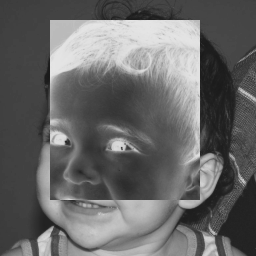
//> input picture negativo da imagem.png, 256 x 256 px, given in place of the camera
$ ./equalize   (built with g++ and OpenCV 4)
//> lines starting //> are read from the running program, lines starting //| are printed output that depends on the picture; after the words box and inside, x2 and y2 are one past the last pixel; in counts of white or black regions, pixels touching at a corner belong together
#include <iostream>
#include <opencv2/opencv.hpp>

using namespace cv;
using namespace std;

int main(int argc, char** argv){
  Mat image, escalacinza, escalacinzaeq, histCinza, histCinzaeq;
  int width, height;
  VideoCapture cap;
  int nbins = 64;
  float range[] = {0, 255};
  const float *histrange = { range };
  bool uniform = true;
  bool acummulate = false;
  int key;

	cap.open(0);
  if(!cap.isOpened()){ cout << "cameras indisponiveis"; return -1; }

  cap.set(CAP_PROP_FRAME_WIDTH, 640);
  cap.set(CAP_PROP_FRAME_HEIGHT, 480);
  width = cap.get(CAP_PROP_FRAME_WIDTH);
  height = cap.get(CAP_PROP_FRAME_HEIGHT);

  cout << "largura = " << width << endl;
  cout << "altura  = " << height << endl;

  int histw = nbins, histh = nbins/2;
  Mat histImgCinza(histh, histw, CV_8UC1, Scalar(0));
  Mat histImgCinzaEq(histh, histw, CV_8UC1, Scalar(0));

  while(1){
    cap >> image;
//> image is the input picture: 256 rows x 256 cols, CV_8UC3; min 26, max 229, mean 103.5
    cvtColor(image,escalacinza, COLOR_RGB2GRAY);

    //Equalização
    equalizeHist(escalacinza, escalacinzaeq);
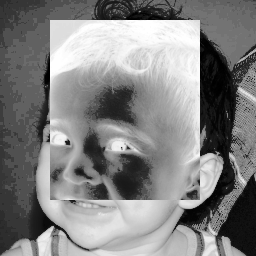
//> escalacinzaeq: 256 rows x 256 cols, CV_8UC1; min 0, max 255, mean 129.7

    calcHist(&escalacinza, 1, 0, Mat(), histCinza, 1, &nbins, &histrange, uniform, acummulate);
//> histCinza = 64 values, max 10746 at index 16, min 0 at index 0, mean 1024
    calcHist(&escalacinzaeq, 1, 0, Mat(), histCinzaeq, 1, &nbins, &histrange, uniform, acummulate);
//> histCinzaeq = 64 values, max 5401 at index 20, min 0 at index 12, mean 1018.1

    normalize(histCinza, histCinza, 0, histImgCinza.rows, NORM_MINMAX, -1, Mat());
//> histCinza = 64 values, max 32 at index 16, min 0 at index 0, mean 3.05
    normalize(histCinzaeq, histCinzaeq, 0, histImgCinzaEq.rows, NORM_MINMAX, -1, Mat());
//> histCinzaeq = 64 values, max 32 at index 20, min 0 at index 12, mean 6.03

    histImgCinza.setTo(Scalar(0));
    histImgCinzaEq.setTo(Scalar(0));

    for(int i=0; i<nbins; i++){
      line(histImgCinza, Point(i, histh), Point(i, histh-cvRound(histCinza.at<float>(i))), Scalar(255, 255, 255), 1, 8, 0);
      line(histImgCinzaEq, Point(i, histh), Point(i, histh-cvRound(histCinzaeq.at<float>(i))), Scalar(255, 255, 255), 1, 8, 0);
    }
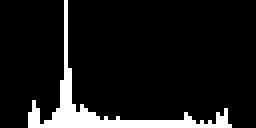
//> histImgCinza: 32 rows x 64 cols, CV_8UC1 (shown 4 times larger); 9.5% white; 1 white region, box (x1, y1, x2, y2) and area: (7, 0, 58, 32) 194
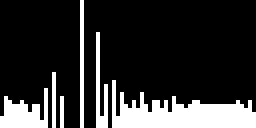
//> histImgCinzaEq: 32 rows x 64 cols, CV_8UC1 (shown 4 times larger); 18.9% white; 6 white regions (2 under 20 px), largest, box (x1, y1, x2, y2) and area: (28, 20, 64, 32) 224, (0, 22, 12, 32) 71, (24, 8, 27, 32) 38, (20, 0, 21, 32) 32

    histImgCinza.copyTo(escalacinza(Rect(0, 0, nbins, histh)));
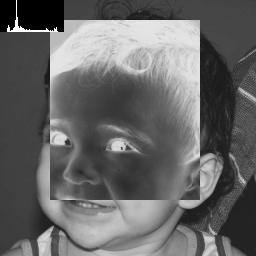
//> escalacinza: 256 rows x 256 cols, CV_8UC1; min 0, max 255, mean 101.9
    histImgCinzaEq.copyTo(escalacinzaeq(Rect(0, 0, nbins, histh)));
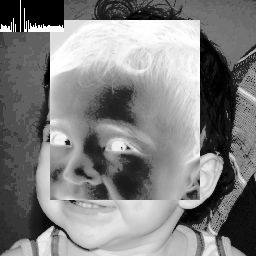
//> escalacinzaeq: 256 rows x 256 cols, CV_8UC1; 3.12% of pixels changed, all inside (x1, y1, x2, y2) = (0, 0, 64, 32)

    imshow("image", escalacinza);
    imshow("imagem escala de cinza", escalacinzaeq);
    key = waitKey(30);
//> the Esc key is pressed
    if(key == 27) break;
    if(key == 32) { imwrite("Imagem em cinza.png", escalacinza); imwrite("Equalizada.png", escalacinzaeq);break;}
  }
  return 0;
}

$ run again, on biel.png
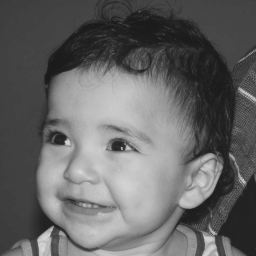
//> input picture biel.png, 256 x 256 px, given in place of the camera
//> image is the input picture: 256 rows x 256 cols, CV_8UC3; min 26, max 219, mean 100.9
//> `calcHist(&escalacinza, 1, 0, Mat(), histCinza, 1, &nbins, &histrange, ..`: histCinza = 64 values, max 10282 at index 16, min 0 at index 0, mean 1024
//> `calcHist(&escalacinzaeq, 1, 0, Mat(), histCinzaeq, 1, &nbins, &histran..`: histCinzaeq = 64 values, max 4524 at index 23, min 0 at index 16, mean 1021.5
//> `normalize(histCinza, histCinza, 0, histImgCinza.rows, NORM_MINMAX, -1,..`: histCinza = 64 values, max 32 at index 16, min 0 at index 0, mean 3.19
//> `normalize(histCinzaeq, histCinzaeq, 0, histImgCinzaEq.rows, NORM_MINMA..`: histCinzaeq = 64 values, max 32 at index 23, min 0 at index 16, mean 7.23
//> after the loop `for(int i=0; i<nbins; i++)`:
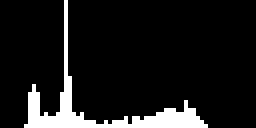
//> histImgCinza: 32 rows x 64 cols, CV_8UC1 (shown 4 times larger); 10% white; 1 white region, box (x1, y1, x2, y2) and area: (6, 0, 52, 32) 204
//> `histImgCinzaEq.copyTo(escalacinzaeq(Rect(0, 0, nbins, histh)));`:
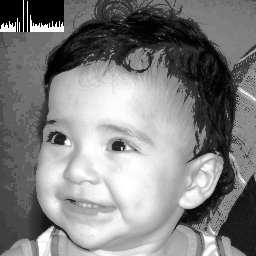
//> escalacinzaeq: 256 rows x 256 cols, CV_8UC1; min 0, max 255, mean 128.8
